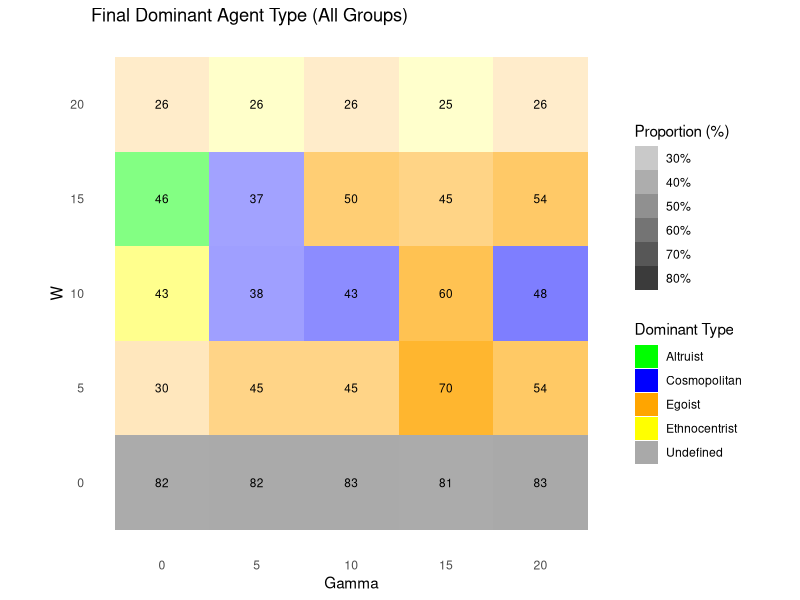
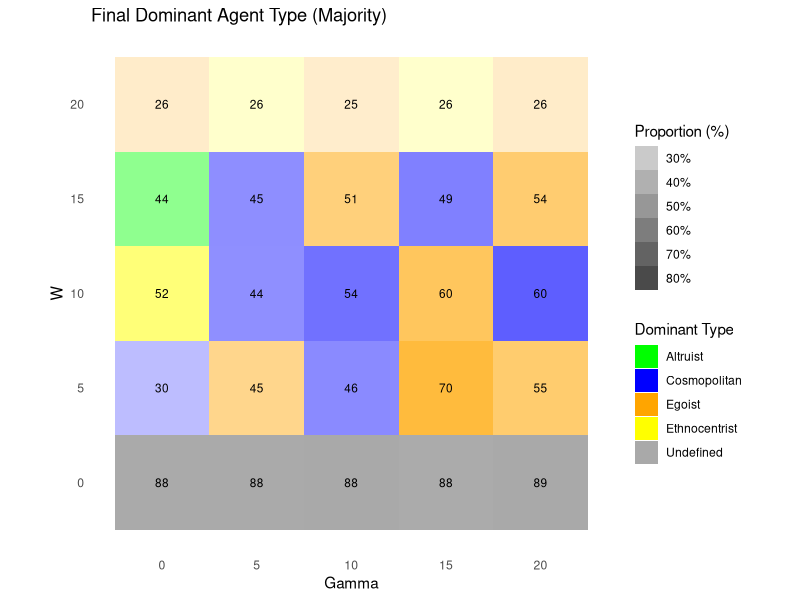
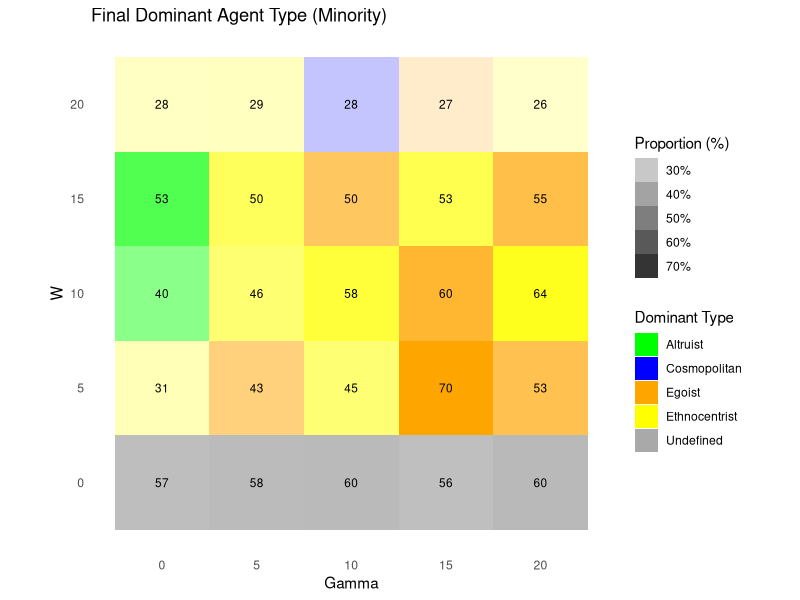
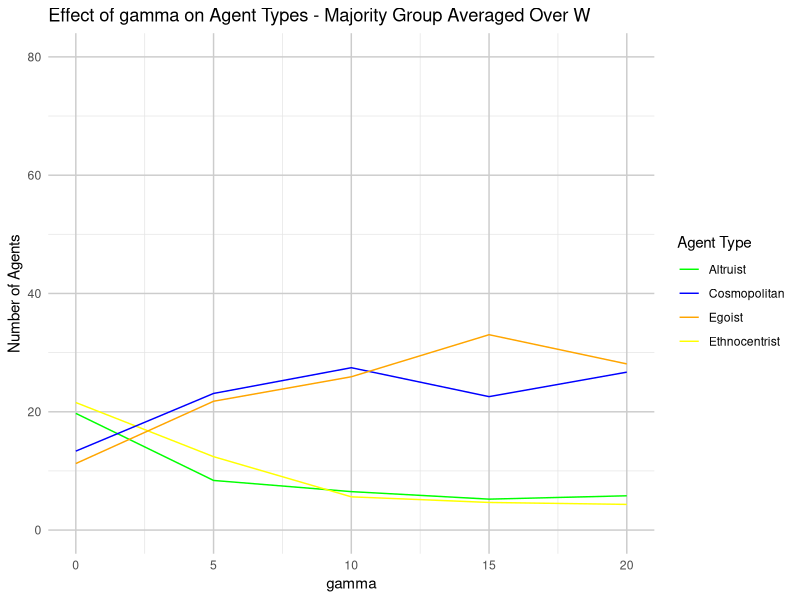
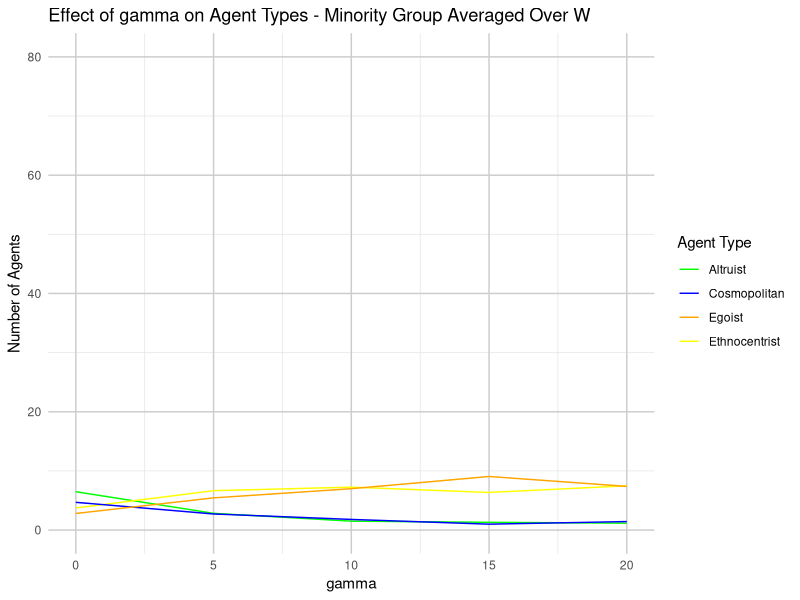
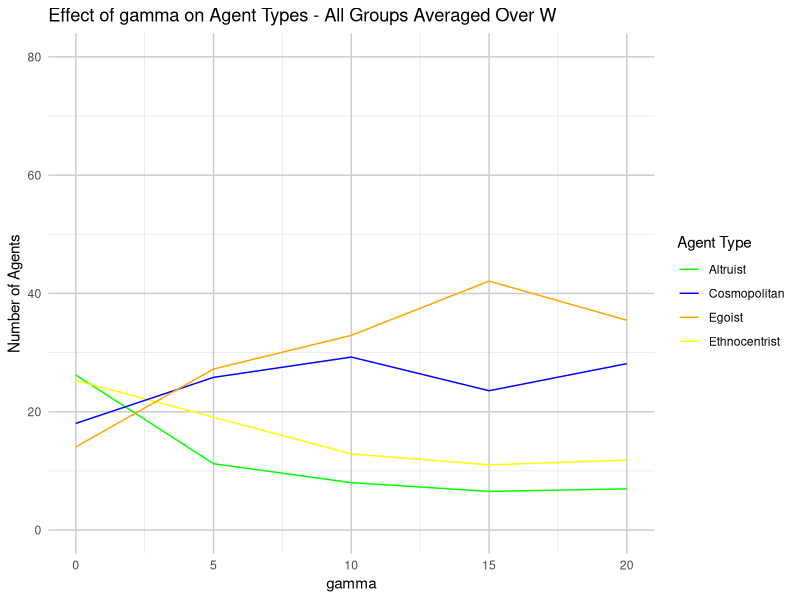
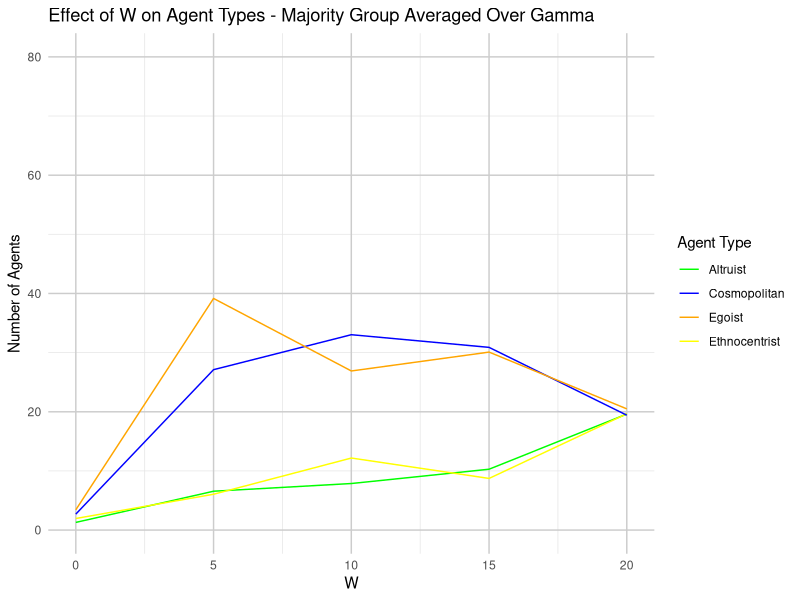
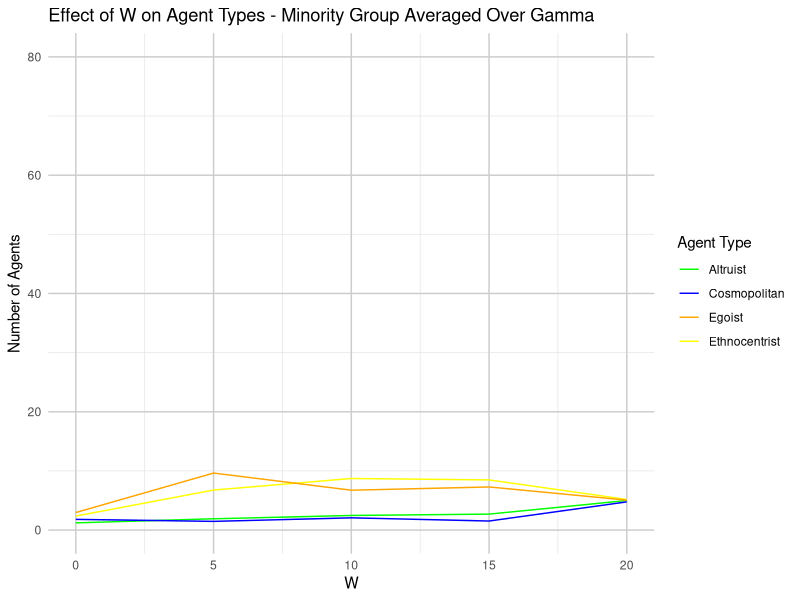

The R source for these figures, in order:
# Load necessary libraries
library(dplyr)
library(ggplot2)

# Step 1: Data Import and Column Renaming
data_raw <- read.csv('../data/ethnocentrism-proj experiment-behavior-copy-table.csv', skip=6)

# Rename columns for simplicity
colnames(data_raw) <- colnames(data_raw) %>%
  gsub("count\\.turtles\\.with\\.\\.type\\.agent\\.\\.\\.\\.|\\.\\.and\\.tag\\.\\.\\.", "", .) %>%
  gsub("Altruist", "altruist", .) %>%
  gsub("Ethnocentrist", "ethnocentrist", .) %>%
  gsub("Cosmopolitan", "cosmopolitan", .) %>%
  gsub("Egoist", "egoist", .) %>%
  gsub("Undefined", "undefined", .) %>%
  gsub("majority", "majority", .) %>%
  gsub("minority", "minority", .) %>%
  gsub("\\.", "", .)

# Step 2: Facet Plot (Dominant Agent Type by Gamma and W)

# all
dominance_data <- data_raw %>%
  group_by(gamma, W) %>%
  summarise(
    altruist = mean(altruistmajority + altruistminority),
    ethnocentrist = mean(ethnocentristmajority + ethnocentristminority),
    cosmopolitan = mean(cosmopolitanmajority + cosmopolitanminority),
    egoist = mean(egoistmajority + egoistminority),
    undefined = mean(undefinedmajority + undefinedminority)
  ) %>%
  rowwise() %>%
  mutate(
    max_value = max(altruist, ethnocentrist, cosmopolitan, egoist, undefined),
    dominant_type = case_when(
      max_value == altruist ~ "Altruist",
      max_value == ethnocentrist ~ "Ethnocentrist",
      max_value == cosmopolitan ~ "Cosmopolitan",
      max_value == egoist ~ "Egoist",
      max_value == undefined ~ "Undefined"
    ),
    dominance_level = max_value / (altruist + ethnocentrist + cosmopolitan + egoist + undefined)
  )

# majority
dominance_data_majority <- data_raw %>%
  group_by(gamma, W) %>%
  summarise(
    altruist = mean(altruistmajority),
    ethnocentrist = mean(ethnocentristmajority),
    cosmopolitan = mean(cosmopolitanmajority),
    egoist = mean(egoistmajority),
    undefined = mean(undefinedmajority)
  ) %>%
  rowwise() %>%
  mutate(
    max_value = max(altruist, ethnocentrist, cosmopolitan, egoist, undefined),
    dominant_type = case_when(
      max_value == altruist ~ "Altruist",
      max_value == ethnocentrist ~ "Ethnocentrist",
      max_value == cosmopolitan ~ "Cosmopolitan",
      max_value == egoist ~ "Egoist",
      max_value == undefined ~ "Undefined"
    ),
    dominance_level = max_value / (altruist + ethnocentrist + cosmopolitan + egoist + undefined)
  )

# minority
dominance_data_minority <- data_raw %>%
  group_by(gamma, W) %>%
  summarise(
    altruist = mean(altruistminority),
    ethnocentrist = mean(ethnocentristminority),
    cosmopolitan = mean(cosmopolitanminority),
    egoist = mean(egoistminority),
    undefined = mean(undefinedminority)
  ) %>%
  rowwise() %>%
  mutate(
    max_value = max(altruist, ethnocentrist, cosmopolitan, egoist, undefined),
    dominant_type = case_when(
      max_value == altruist ~ "Altruist",
      max_value == ethnocentrist ~ "Ethnocentrist",
      max_value == cosmopolitan ~ "Cosmopolitan",
      max_value == egoist ~ "Egoist",
      max_value == undefined ~ "Undefined"
    ),
    dominance_level = max_value / (altruist + ethnocentrist + cosmopolitan + egoist + undefined)
  )

# plot all
facet_all <- ggplot(dominance_data, aes(x = gamma, y = W)) +
  geom_tile(aes(fill = dominant_type, alpha = dominance_level)) +
  geom_text(aes(label = round(dominance_level * 100, 0)), color = "black", size = 3) +
  scale_fill_manual(values = c("Altruist" = "green", 
                               "Ethnocentrist" = "yellow", 
                               "Cosmopolitan" = "blue", 
                               "Egoist" = "orange",
                               "Undefined" = "darkgrey")) +
  scale_alpha_continuous(name = "Proportion (%)", range = c(0.2, 1), labels = scales::percent_format(accuracy = 1)) +
  labs(title = "Final Dominant Agent Type (All Groups)",
       x = "Gamma", y = "W", fill = "Dominant Type") +
  theme_minimal() +
  theme(panel.grid = element_blank()) + 
  coord_fixed()

# majority group
facet_majority <- ggplot(dominance_data_majority, aes(x = gamma, y = W)) +
  geom_tile(aes(fill = dominant_type, alpha = dominance_level)) +
  geom_text(aes(label = round(dominance_level * 100, 0)), color = "black", size = 3) +
  scale_fill_manual(values = c("Altruist" = "green", 
                               "Ethnocentrist" = "yellow", 
                               "Cosmopolitan" = "blue", 
                               "Egoist" = "orange", 
                               "Undefined" = "darkgrey")) +
  scale_alpha_continuous(name = "Proportion (%)", range = c(0.2, 1), labels = scales::percent_format(accuracy = 1)) +
  labs(title = "Final Dominant Agent Type (Majority)",
       x = "Gamma", y = "W", fill = "Dominant Type") +
  theme_minimal() +
  theme(panel.grid = element_blank()) +
  coord_fixed()

# minority group
facet_minority <- ggplot(dominance_data_minority, aes(x = gamma, y = W)) +
  geom_tile(aes(fill = dominant_type, alpha = dominance_level)) +
  geom_text(aes(label = round(dominance_level * 100, 0)), color = "black", size = 3) +
  scale_fill_manual(values = c("Altruist" = "green", 
                               "Ethnocentrist" = "yellow", 
                               "Cosmopolitan" = "blue", 
                               "Egoist" = "orange", 
                               "Undefined" = "darkgrey")) +
  scale_alpha_continuous(name = "Proportion (%)", range = c(0.2, 1), labels = scales::percent_format(accuracy = 1)) +
  labs(title = "Final Dominant Agent Type (Minority)",
       x = "Gamma", y = "W", fill = "Dominant Type") +
  theme_minimal() +
  theme(panel.grid = element_blank()) +
  coord_fixed()

# Save Facet Plot
ggsave("../plot/copy_facet_plot_all_groups.png", plot = facet_all, width = 8, height = 6)
ggsave("../plot/copy_facet_plot_majority_groups.png", plot = facet_majority, width = 8, height = 6)
ggsave("../plot/copy_facet_plot_minority_groups.png", plot = facet_minority, width = 8, height = 6)

# Step 3: Line Plots for Majority, Minority, and Combined

# Average data over gamma and W
average_data_gamma <- data_raw %>%
  group_by(gamma) %>%
  summarise(across(altruistmajority:egoistminority, mean, .names = "avg_{col}"))

average_data_W <- data_raw %>%
  group_by(W) %>%
  summarise(across(altruistmajority:egoistminority, mean, .names = "avg_{col}"))

plot_types <- function(data, x_var, group, title_suffix, file_name) {
  if (group == "all") {
    plot <- ggplot(data, aes_string(x = x_var)) +
      geom_line(aes(y = avg_altruistmajority + avg_altruistminority, color = "Altruist")) +
      geom_line(aes(y = avg_ethnocentristmajority + avg_ethnocentristminority, color = "Ethnocentrist")) +
      geom_line(aes(y = avg_cosmopolitanmajority + avg_cosmopolitanminority, color = "Cosmopolitan")) +
      geom_line(aes(y = avg_egoistmajority + avg_egoistminority, color = "Egoist")) +
      scale_color_manual(values = c("Altruist" = "green", 
                                    "Ethnocentrist" = "yellow", 
                                    "Cosmopolitan" = "blue", 
                                    "Egoist" = "orange")) +
      labs(title = paste("Effect of", x_var, "on Agent Types -", title_suffix),
           x = x_var, y = "Number of Agents", color = "Agent Type") +
      ylim(0, 80) + 
      theme_minimal() +
      theme(
        panel.grid.major = element_line(color = "grey80", size = 0.5), # Make major grid lines lighter
        panel.grid.minor = element_line(color = "grey90", size = 0.25) # Make minor grid lines even lighter
      )
  } else {
    plot <- ggplot(data, aes_string(x = x_var)) +
      geom_line(aes_string(y = paste0("avg_altruist", group), color = "'Altruist'")) +
      geom_line(aes_string(y = paste0("avg_ethnocentrist", group), color = "'Ethnocentrist'")) +
      geom_line(aes_string(y = paste0("avg_cosmopolitan", group), color = "'Cosmopolitan'")) +
      geom_line(aes_string(y = paste0("avg_egoist", group), color = "'Egoist'")) +
      scale_color_manual(values = c("Altruist" = "green", 
                                    "Ethnocentrist" = "yellow", 
                                    "Cosmopolitan" = "blue", 
                                    "Egoist" = "orange")) +
      labs(title = paste("Effect of", x_var, "on Agent Types -", title_suffix),
           x = x_var, y = "Number of Agents", color = "Agent Type") +
      ylim(0, 80) +
      theme_minimal() +
      theme(
        panel.grid.major = element_line(color = "grey80", size = 0.5), # Make major grid lines lighter
        panel.grid.minor = element_line(color = "grey90", size = 0.25) # Make minor grid lines even lighter
      )
  }
  
  # Save the plot
  ggsave(file_name, plot = plot, width = 8, height = 6)
}

# Plot and save for Gamma
plot_types(average_data_gamma, "gamma", "majority", "Majority Group Averaged Over W", "../plot/copy_line_plot_majority_gamma.png")
plot_types(average_data_gamma, "gamma", "minority", "Minority Group Averaged Over W", "../plot/copy_line_plot_minority_gamma.png")
plot_types(average_data_gamma, "gamma", "all", "All Groups Averaged Over W", "../plot/copy_line_plot_all_gamma.png")

# Plot and save for W
plot_types(average_data_W, "W", "majority", "Majority Group Averaged Over Gamma", "../plot/copy_line_plot_majority_W.png")
plot_types(average_data_W, "W", "minority", "Minority Group Averaged Over Gamma", "../plot/copy_line_plot_minority_W.png")
plot_types(average_data_W, "W", "all", "All Groups Averaged Over Gamma", "../plot/copy_line_plot_all_W.png")

# Step 4: MANOVA for All, Majority, and Minority Groups

# Combined group variables for MANOVA
manova_data <- data_raw %>%
  mutate(
    altruistall = altruistmajority + altruistminority,
    ethnocentristall = ethnocentristmajority + ethnocentristminority,
    cosmopolitanall = cosmopolitanmajority + cosmopolitanminority,
    egoistall = egoistmajority + egoistminority
  )

# Run and summarize MANOVA for each group

# MANOVA for Combined Group
manova_results_all <- manova(cbind(altruistall, ethnocentristall, cosmopolitanall, egoistall) ~ gamma * W, data = manova_data)
summary(manova_results_all)

# MANOVA for Majority Group
manova_results_majority <- manova(cbind(altruistmajority, ethnocentristmajority, cosmopolitanmajority, egoistmajority) ~ gamma * W, data = manova_data)
summary(manova_results_majority)

# MANOVA for Minority Group
manova_results_minority <- manova(cbind(altruistminority, ethnocentristminority, cosmopolitanminority, egoistminority) ~ gamma * W, data = manova_data)
summary(manova_results_minority)